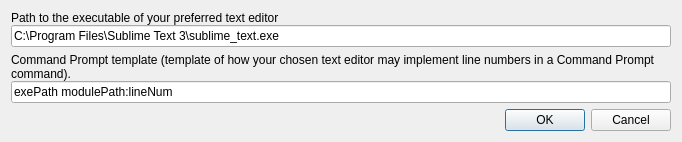
<?xml version="1.0" encoding="UTF-8"?>
<ui version="4.0">
 <class>Dialog</class>
 <widget class="QDialog" name="Dialog">
  <property name="geometry">
   <rect>
    <x>0</x>
    <y>0</y>
    <width>682</width>
    <height>138</height>
   </rect>
  </property>
  <property name="windowTitle">
   <string>Set Text Editor Executable Path</string>
  </property>
  <layout class="QVBoxLayout" name="verticalLayout">
   <item>
    <widget class="QWidget" name="widget" native="true">
     <layout class="QVBoxLayout" name="verticalLayout_2">
      <property name="spacing">
       <number>0</number>
      </property>
      <property name="margin">
       <number>0</number>
      </property>
      <item>
       <widget class="QLabel" name="label">
        <property name="sizePolicy">
         <sizepolicy hsizetype="Preferred" vsizetype="Maximum">
          <horstretch>0</horstretch>
          <verstretch>0</verstretch>
         </sizepolicy>
        </property>
        <property name="text">
         <string>Path to the executable of your preferred text editor</string>
        </property>
       </widget>
      </item>
      <item>
       <widget class="QLineEdit" name="uiTextEditorExecutablePathLE">
        <property name="text">
         <string>C:\Program Files\Sublime Text 3\sublime_text.exe</string>
        </property>
       </widget>
      </item>
     </layout>
    </widget>
   </item>
   <item>
    <widget class="QWidget" name="widget_2" native="true">
     <layout class="QVBoxLayout" name="verticalLayout_3">
      <property name="spacing">
       <number>0</number>
      </property>
      <property name="margin">
       <number>0</number>
      </property>
      <item>
       <widget class="QLabel" name="label_2">
        <property name="sizePolicy">
         <sizepolicy hsizetype="Preferred" vsizetype="Maximum">
          <horstretch>0</horstretch>
          <verstretch>0</verstretch>
         </sizepolicy>
        </property>
        <property name="text">
         <string>Command Prompt template (template of how your chosen text editor may implement line numbers in a Command Prompt command).
Use these template strings: exePath, modulePath, lineNum</string>
        </property>
        <property name="wordWrap">
         <bool>true</bool>
        </property>
       </widget>
      </item>
      <item>
       <widget class="QLineEdit" name="uiTextEditorCommandPatternLE">
        <property name="toolTip">
         <string/>
        </property>
        <property name="text">
         <string>exePath modulePath:lineNum</string>
        </property>
       </widget>
      </item>
     </layout>
    </widget>
   </item>
   <item>
    <spacer name="verticalSpacer">
     <property name="orientation">
      <enum>Qt::Vertical</enum>
     </property>
     <property name="sizeHint" stdset="0">
      <size>
       <width>20</width>
       <height>40</height>
      </size>
     </property>
    </spacer>
   </item>
   <item>
    <widget class="QDialogButtonBox" name="uiDialogButtonBox">
     <property name="orientation">
      <enum>Qt::Horizontal</enum>
     </property>
     <property name="standardButtons">
      <set>QDialogButtonBox::Cancel|QDialogButtonBox::Ok</set>
     </property>
    </widget>
   </item>
  </layout>
 </widget>
 <resources/>
 <connections>
  <connection>
   <sender>uiDialogButtonBox</sender>
   <signal>accepted()</signal>
   <receiver>Dialog</receiver>
   <slot>accept()</slot>
   <hints>
    <hint type="sourcelabel">
     <x>248</x>
     <y>254</y>
    </hint>
    <hint type="destinationlabel">
     <x>157</x>
     <y>274</y>
    </hint>
   </hints>
  </connection>
  <connection>
   <sender>uiDialogButtonBox</sender>
   <signal>rejected()</signal>
   <receiver>Dialog</receiver>
   <slot>reject()</slot>
   <hints>
    <hint type="sourcelabel">
     <x>316</x>
     <y>260</y>
    </hint>
    <hint type="destinationlabel">
     <x>286</x>
     <y>274</y>
    </hint>
   </hints>
  </connection>
 </connections>
</ui>
